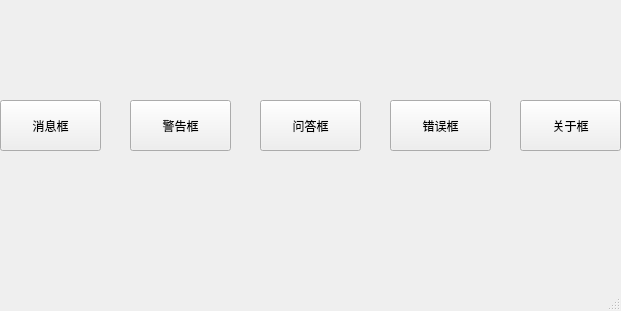
<?xml version="1.0" encoding="UTF-8"?>
<ui version="4.0">
 <class>MainWindow</class>
 <widget class="QMainWindow" name="MainWindow">
  <property name="geometry">
   <rect>
    <x>0</x>
    <y>0</y>
    <width>621</width>
    <height>311</height>
   </rect>
  </property>
  <property name="windowTitle">
   <string>MainWindow</string>
  </property>
  <widget class="QWidget" name="centralwidget">
   <widget class="QPushButton" name="pushButton">
    <property name="geometry">
     <rect>
      <x>0</x>
      <y>100</y>
      <width>101</width>
      <height>51</height>
     </rect>
    </property>
    <property name="text">
     <string>消息框</string>
    </property>
   </widget>
   <widget class="QPushButton" name="pushButton_2">
    <property name="geometry">
     <rect>
      <x>130</x>
      <y>100</y>
      <width>101</width>
      <height>51</height>
     </rect>
    </property>
    <property name="text">
     <string>警告框</string>
    </property>
   </widget>
   <widget class="QPushButton" name="pushButton_3">
    <property name="geometry">
     <rect>
      <x>260</x>
      <y>100</y>
      <width>101</width>
      <height>51</height>
     </rect>
    </property>
    <property name="text">
     <string>问答框</string>
    </property>
   </widget>
   <widget class="QPushButton" name="pushButton_4">
    <property name="geometry">
     <rect>
      <x>390</x>
      <y>100</y>
      <width>101</width>
      <height>51</height>
     </rect>
    </property>
    <property name="text">
     <string>错误框</string>
    </property>
   </widget>
   <widget class="QPushButton" name="pushButton_5">
    <property name="geometry">
     <rect>
      <x>520</x>
      <y>100</y>
      <width>101</width>
      <height>51</height>
     </rect>
    </property>
    <property name="text">
     <string>关于框</string>
    </property>
   </widget>
  </widget>
  <widget class="QMenuBar" name="menubar">
   <property name="geometry">
    <rect>
     <x>0</x>
     <y>0</y>
     <width>621</width>
     <height>26</height>
    </rect>
   </property>
  </widget>
  <widget class="QStatusBar" name="statusbar"/>
 </widget>
 <resources/>
 <connections/>
</ui>
